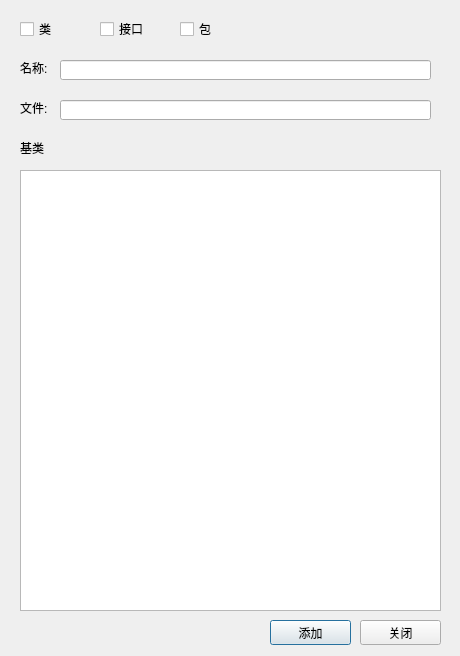
<?xml version="1.0" encoding="UTF-8"?>
<ui version="4.0">
 <class>Dialog</class>
 <widget class="QDialog" name="Dialog">
  <property name="geometry">
   <rect>
    <x>0</x>
    <y>0</y>
    <width>460</width>
    <height>656</height>
   </rect>
  </property>
  <property name="windowTitle">
   <string>Dialog</string>
  </property>
  <widget class="QLineEdit" name="edtName">
   <property name="geometry">
    <rect>
     <x>60</x>
     <y>60</y>
     <width>371</width>
     <height>20</height>
    </rect>
   </property>
  </widget>
  <widget class="QLabel" name="label">
   <property name="geometry">
    <rect>
     <x>20</x>
     <y>60</y>
     <width>31</width>
     <height>16</height>
    </rect>
   </property>
   <property name="text">
    <string>名称:</string>
   </property>
  </widget>
  <widget class="QLineEdit" name="edtFile">
   <property name="geometry">
    <rect>
     <x>60</x>
     <y>100</y>
     <width>371</width>
     <height>20</height>
    </rect>
   </property>
  </widget>
  <widget class="QLabel" name="label_2">
   <property name="geometry">
    <rect>
     <x>20</x>
     <y>100</y>
     <width>31</width>
     <height>16</height>
    </rect>
   </property>
   <property name="text">
    <string>文件:</string>
   </property>
  </widget>
  <widget class="QTreeWidget" name="baseTree">
   <property name="geometry">
    <rect>
     <x>20</x>
     <y>170</y>
     <width>421</width>
     <height>441</height>
    </rect>
   </property>
   <attribute name="headerVisible">
    <bool>false</bool>
   </attribute>
   <column>
    <property name="text">
     <string notr="true">1</string>
    </property>
   </column>
  </widget>
  <widget class="QCheckBox" name="chkCls">
   <property name="geometry">
    <rect>
     <x>20</x>
     <y>20</y>
     <width>73</width>
     <height>18</height>
    </rect>
   </property>
   <property name="text">
    <string>类</string>
   </property>
  </widget>
  <widget class="QCheckBox" name="chkInterface">
   <property name="geometry">
    <rect>
     <x>100</x>
     <y>20</y>
     <width>73</width>
     <height>18</height>
    </rect>
   </property>
   <property name="text">
    <string>接口</string>
   </property>
  </widget>
  <widget class="QCheckBox" name="chkPackage">
   <property name="geometry">
    <rect>
     <x>180</x>
     <y>20</y>
     <width>73</width>
     <height>18</height>
    </rect>
   </property>
   <property name="text">
    <string>包</string>
   </property>
  </widget>
  <widget class="QLabel" name="label_3">
   <property name="geometry">
    <rect>
     <x>20</x>
     <y>140</y>
     <width>41</width>
     <height>16</height>
    </rect>
   </property>
   <property name="text">
    <string>基类</string>
   </property>
  </widget>
  <widget class="QPushButton" name="btnOk">
   <property name="geometry">
    <rect>
     <x>270</x>
     <y>620</y>
     <width>81</width>
     <height>25</height>
    </rect>
   </property>
   <property name="text">
    <string>添加</string>
   </property>
  </widget>
  <widget class="QPushButton" name="btnCancel">
   <property name="geometry">
    <rect>
     <x>360</x>
     <y>620</y>
     <width>81</width>
     <height>25</height>
    </rect>
   </property>
   <property name="text">
    <string>关闭</string>
   </property>
  </widget>
 </widget>
 <resources/>
 <connections/>
</ui>
